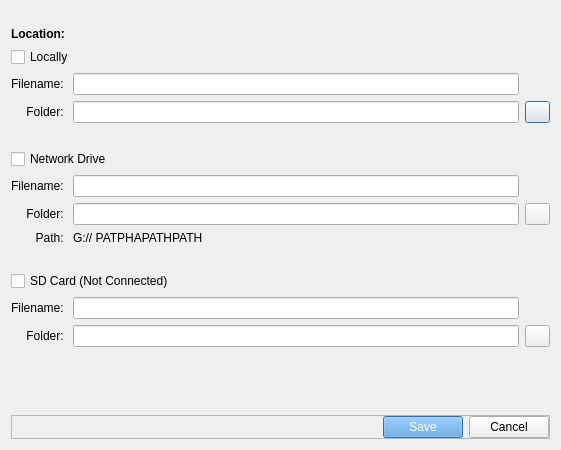
<?xml version="1.0" encoding="UTF-8"?>
<ui version="4.0">
 <class>saveLocationDialog</class>
 <widget class="QDialog" name="saveLocationDialog">
  <property name="geometry">
   <rect>
    <x>0</x>
    <y>0</y>
    <width>561</width>
    <height>450</height>
   </rect>
  </property>
  <property name="windowTitle">
   <string>Save Data</string>
  </property>
  <layout class="QGridLayout" name="gridLayout">
   <item row="3" column="1">
    <widget class="QWidget" name="widget_local" native="true">
     <layout class="QGridLayout" name="gridLayout_3">
      <property name="leftMargin">
       <number>0</number>
      </property>
      <property name="topMargin">
       <number>0</number>
      </property>
      <property name="rightMargin">
       <number>0</number>
      </property>
      <property name="bottomMargin">
       <number>20</number>
      </property>
      <item row="1" column="0">
       <widget class="QLabel" name="label_folderLocal">
        <property name="text">
         <string>Folder: </string>
        </property>
        <property name="alignment">
         <set>Qt::AlignRight|Qt::AlignTrailing|Qt::AlignVCenter</set>
        </property>
       </widget>
      </item>
      <item row="0" column="1">
       <widget class="QLineEdit" name="lineEdit_filenameLocal"/>
      </item>
      <item row="0" column="0">
       <widget class="QLabel" name="label_filenameLocal">
        <property name="text">
         <string>Filename: </string>
        </property>
        <property name="alignment">
         <set>Qt::AlignRight|Qt::AlignTrailing|Qt::AlignVCenter</set>
        </property>
       </widget>
      </item>
      <item row="1" column="2">
       <widget class="QPushButton" name="pushButton_browseDir">
        <property name="maximumSize">
         <size>
          <width>25</width>
          <height>25</height>
         </size>
        </property>
        <property name="text">
         <string/>
        </property>
        <property name="icon">
         <iconset>
          <normaloff>../Icons/browseDirectoryIcon.svg</normaloff>../Icons/browseDirectoryIcon.svg</iconset>
        </property>
        <property name="iconSize">
         <size>
          <width>20</width>
          <height>25</height>
         </size>
        </property>
       </widget>
      </item>
      <item row="1" column="1">
       <widget class="QLineEdit" name="lineEdit_folderLocal"/>
      </item>
     </layout>
    </widget>
   </item>
   <item row="7" column="1">
    <widget class="QWidget" name="widget_SDCard" native="true">
     <layout class="QGridLayout" name="gridLayout_5">
      <property name="leftMargin">
       <number>0</number>
      </property>
      <property name="topMargin">
       <number>0</number>
      </property>
      <property name="rightMargin">
       <number>0</number>
      </property>
      <property name="bottomMargin">
       <number>20</number>
      </property>
      <item row="1" column="0">
       <widget class="QLabel" name="label_folderSD">
        <property name="text">
         <string>Folder: </string>
        </property>
        <property name="alignment">
         <set>Qt::AlignRight|Qt::AlignTrailing|Qt::AlignVCenter</set>
        </property>
       </widget>
      </item>
      <item row="1" column="1">
       <widget class="QLineEdit" name="lineEdit_folderSD"/>
      </item>
      <item row="0" column="0">
       <widget class="QLabel" name="label_filenameSD">
        <property name="text">
         <string>Filename: </string>
        </property>
        <property name="alignment">
         <set>Qt::AlignRight|Qt::AlignTrailing|Qt::AlignVCenter</set>
        </property>
       </widget>
      </item>
      <item row="0" column="1">
       <widget class="QLineEdit" name="lineEdit_filenameSD">
        <property name="toolTip">
         <string>Must be less than 12 characters</string>
        </property>
       </widget>
      </item>
      <item row="1" column="2">
       <widget class="QPushButton" name="pushButton_browseSDDir">
        <property name="maximumSize">
         <size>
          <width>25</width>
          <height>25</height>
         </size>
        </property>
        <property name="text">
         <string/>
        </property>
        <property name="icon">
         <iconset>
          <normaloff>../Icons/browseDirectoryIcon.svg</normaloff>../Icons/browseDirectoryIcon.svg</iconset>
        </property>
        <property name="iconSize">
         <size>
          <width>20</width>
          <height>25</height>
         </size>
        </property>
       </widget>
      </item>
     </layout>
    </widget>
   </item>
   <item row="5" column="1">
    <widget class="QWidget" name="widget_networkDrive" native="true">
     <layout class="QGridLayout" name="gridLayout_4">
      <property name="leftMargin">
       <number>0</number>
      </property>
      <property name="topMargin">
       <number>0</number>
      </property>
      <property name="rightMargin">
       <number>0</number>
      </property>
      <property name="bottomMargin">
       <number>20</number>
      </property>
      <item row="0" column="1">
       <widget class="QLineEdit" name="lineEdit_filenameND"/>
      </item>
      <item row="1" column="0">
       <widget class="QLabel" name="label_folderND">
        <property name="text">
         <string>Folder: </string>
        </property>
        <property name="alignment">
         <set>Qt::AlignRight|Qt::AlignTrailing|Qt::AlignVCenter</set>
        </property>
       </widget>
      </item>
      <item row="1" column="1">
       <widget class="QLineEdit" name="lineEdit_folderND"/>
      </item>
      <item row="2" column="0">
       <widget class="QLabel" name="label_pathND">
        <property name="text">
         <string>Path: </string>
        </property>
        <property name="alignment">
         <set>Qt::AlignRight|Qt::AlignTrailing|Qt::AlignVCenter</set>
        </property>
       </widget>
      </item>
      <item row="0" column="0">
       <widget class="QLabel" name="label_filenameND">
        <property name="text">
         <string>Filename: </string>
        </property>
        <property name="alignment">
         <set>Qt::AlignRight|Qt::AlignTrailing|Qt::AlignVCenter</set>
        </property>
       </widget>
      </item>
      <item row="2" column="1">
       <widget class="QLabel" name="line_pathND">
        <property name="text">
         <string>G:// PATPHAPATHPATH</string>
        </property>
        <property name="alignment">
         <set>Qt::AlignLeading|Qt::AlignLeft|Qt::AlignVCenter</set>
        </property>
       </widget>
      </item>
      <item row="1" column="2">
       <widget class="QPushButton" name="pushButton_browseNDDir">
        <property name="maximumSize">
         <size>
          <width>25</width>
          <height>25</height>
         </size>
        </property>
        <property name="text">
         <string/>
        </property>
        <property name="icon">
         <iconset>
          <normaloff>../Icons/browseDirectoryIcon.svg</normaloff>../Icons/browseDirectoryIcon.svg</iconset>
        </property>
        <property name="iconSize">
         <size>
          <width>20</width>
          <height>25</height>
         </size>
        </property>
       </widget>
      </item>
     </layout>
    </widget>
   </item>
   <item row="9" column="1">
    <widget class="QFrame" name="frame_buttons">
     <property name="frameShape">
      <enum>QFrame::StyledPanel</enum>
     </property>
     <property name="frameShadow">
      <enum>QFrame::Raised</enum>
     </property>
     <layout class="QHBoxLayout" name="horizontalLayout">
      <property name="leftMargin">
       <number>0</number>
      </property>
      <property name="topMargin">
       <number>0</number>
      </property>
      <property name="rightMargin">
       <number>0</number>
      </property>
      <property name="bottomMargin">
       <number>0</number>
      </property>
      <item>
       <spacer name="horizontalSpacer">
        <property name="orientation">
         <enum>Qt::Horizontal</enum>
        </property>
        <property name="sizeHint" stdset="0">
         <size>
          <width>40</width>
          <height>20</height>
         </size>
        </property>
       </spacer>
      </item>
      <item>
       <widget class="QPushButton" name="pushButton_save">
        <property name="styleSheet">
         <string notr="true">background-color: #4d97db;
color: white
</string>
        </property>
        <property name="text">
         <string>Save</string>
        </property>
       </widget>
      </item>
      <item>
       <widget class="QPushButton" name="pushButton_cancel">
        <property name="text">
         <string>Cancel</string>
        </property>
       </widget>
      </item>
     </layout>
    </widget>
   </item>
   <item row="8" column="1">
    <spacer name="verticalSpacer_6">
     <property name="orientation">
      <enum>Qt::Vertical</enum>
     </property>
     <property name="sizeHint" stdset="0">
      <size>
       <width>20</width>
       <height>40</height>
      </size>
     </property>
    </spacer>
   </item>
   <item row="6" column="1">
    <widget class="QCheckBox" name="checkBox_SDCard">
     <property name="text">
      <string>SD Card (Not Connected)</string>
     </property>
    </widget>
   </item>
   <item row="2" column="1">
    <widget class="QCheckBox" name="checkBox_local">
     <property name="text">
      <string>Locally</string>
     </property>
    </widget>
   </item>
   <item row="4" column="1">
    <widget class="QCheckBox" name="checkBox_networkDrive">
     <property name="text">
      <string>Network Drive</string>
     </property>
    </widget>
   </item>
   <item row="1" column="1">
    <widget class="QLabel" name="label">
     <property name="minimumSize">
      <size>
       <width>0</width>
       <height>30</height>
      </size>
     </property>
     <property name="font">
      <font>
       <weight>75</weight>
       <bold>true</bold>
      </font>
     </property>
     <property name="text">
      <string>Location:</string>
     </property>
     <property name="alignment">
      <set>Qt::AlignBottom|Qt::AlignLeading|Qt::AlignLeft</set>
     </property>
    </widget>
   </item>
  </layout>
 </widget>
 <resources/>
 <connections/>
</ui>
